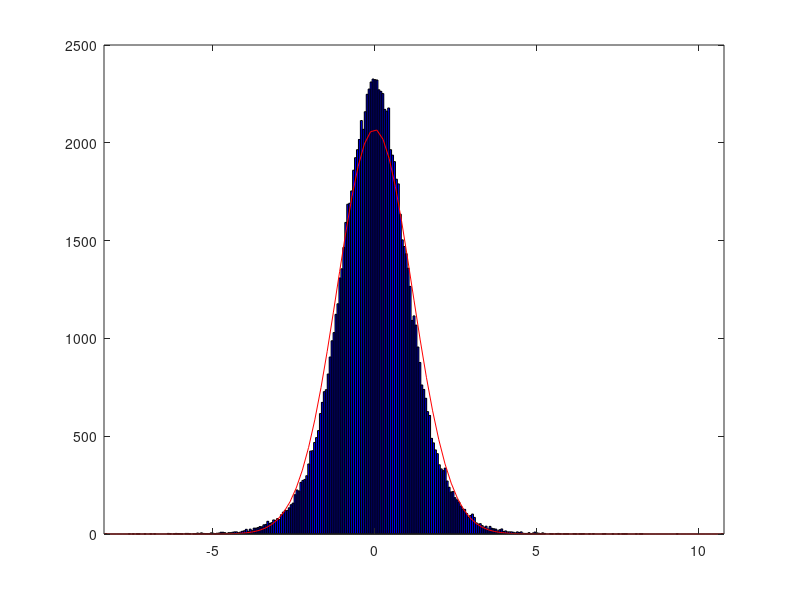

Reproduce this figure in MATLAB. (Note: this script raises an error after producing the figure.)
%% Dati di input
n=10;
nsimul=100000;
quant=[0.001 0.01	0.05:0.05:0.95	0.99 0.999]';

%% Calcoli richiesti
% Test = vettore di dimensione 100000-by-1 che conterrà in posizione i il test
% sul coefficiente di correlazione basato sulla simulazione i
Test=zeros(nsimul,1);
% Rall= vettore di dimensione nsimul-by-1 che contiene in posizione i il
% valore del coefficiente di correlazione per la simulazione i-esima
Rall=zeros(nsimul,1);
for i=1:nsimul
    % Per ogni simulazione vengono generate due variabili indipendenti di
    % dimensione nx1 da una distribuzione normale standardizzata
    x=randn(n,1);
    y=randn(n,1);
    % Per ogni simulazione si calcola il coefficiente di correlazione
    % lineare
    r=corr(x,y);

    % Inserisco il valore del test per la simulazione i nella riga i del
    % vettore Test
    Test(i)=(r/sqrt(1-r^2))*sqrt(n-2);
    % Inserisco il valore del coefficiente di correlazione per la
    % simulazione i nella riga i del vettore Rall
    Rall(i)=r;
end
% Testsor = valori ordinati dei coefficienti di correlazione campionari
Testsor=sort(Test);


%% Questa sezione non è nel libro
% La funzione histfit, chiamata con un solo argomento di input
% sovraimpone al grafico ad istogramma la distribuzione
% normale.
histfit(Test)
% In questo caso si può notare che la distribuzione empirica 
% è molto diversa dalla distribuzione normale

% La funzione histfit chiamata con 3 argomenti di input nel terzo argomento
% di input si può specificare quale distribuzione si vuole sovraimporrre.
% Dall'help della funzione histfit si legge che per specificare di
% sovraimporre la distribuzione T di Student occorre inserire la parola
% 'tclocationscale'
histfit(Test,[],'tlocationscale')

% La funzione fitdist fornisce una stima dei gradi di libertà della
% distribuzione dei valori contenuti dentro il vettore Test
pd=fitdist(Test,'tlocationscale')
% L'output di seguito che il valore stimato del parametro di location della
% T di Student è 0.0030691. L'intervallo di confidenza contiene il valore 0.
% Il valore stimato del parametro di scala
% (dispersione) è 1.00075. L'intervallo di confidenza contiene il valore 1.
% I gradi di libertà stimati sono molto vicini ad 8. L'unico valore intero
% contenuto nell'intervallo di confidenza di nu è 8.
%  t Location-Scale distribution
%        mu = 0.0030691   [-0.00378487, 0.00992307]
%     sigma =   1.00075   [0.993558, 1.00799]
%        nu =   8.05123   [7.69018, 8.42923]
% I valori che trovata ovviamente saranno leggermente diversi da quelli
% sopra anche se molto vicini
%
% Morale della storia: i numeri contenuti nel vettore Test sono stati
% generati da una distribuzione T di Student con n-2 gradi di libertà!


%% Confronto dei quantili empirici con quelli teorici

% Empirici = calcolo dei quantili empirici
Empirici=Testsor(round(nsimul*quant));
% Calcolo dei quantili teorici utilizzando la T di student con (n-2) gradi
% di libertà
TeoriciT=tinv(quant,n-2);
% disp('Confronto tra quantili empirici e quantili teorici')
% disp([quant Empirici TeoriciT]);

subplot(1,2,1)
% Confronto tra quantili empirici e quantili teorici in maniera grafica
plot(Empirici,TeoriciT)
xlabel('Quantili empirici')
ylabel('Quantili teorici della T(n-2)')


% Confronto dei quantili empirici con quelli teorici della N(0,1)
subplot(1,2,2)
TeoriciN=norminv(quant);
% Confronto tra quantili empirici e quantili teorici in maniera grafica
plot(Empirici,TeoriciN)
xlabel('Quantili empirici')
ylabel('Quantili teorici N(0,1)')

%% P values empirici e teorici
% 1) ipotesi alternativa bilaterale H_1: rho <> 0 (rho diverso da zero)
pvalEmpiricoH1bil=sum(abs(Test)>2.6)/nsimul;
pvalTeoricoH1bil=tcdf(abs(-2.6),n-2,'upper')*2;
disp(['p-value teorico calcolato tramite la distribuzione T(n-2) ' ...
    'H_1: rho <> 0 ed empirico'])
disp([pvalTeoricoH1bil pvalEmpiricoH1bil])

% 2) ipotesi alternativa unilaterale destra H_1: rho > 0
pvalEmpiricoH1dx=sum(Test>-2.6)/nsimul;
pvalTeoricoH1dx=tcdf(-2.6,n-2,'upper');
disp(['p-value teorico calcolato tramite la distribuzione T(n-2) ' ...
    'H_1: rho > 0 ed empirico'])
disp([pvalTeoricoH1dx pvalEmpiricoH1dx])

% 3) ipotesi alternativa unilaterale sinistra. H_1: rho < 0
pvalEmpiricoH1sx=sum(Test<-2.6)/nsimul;
pvalTeoricoH1sx=tcdf(-2.6,n-2);
disp(['p-value teorico calcolato tramite la distribuzione T(n-2) ' ...
    'H_1: rho < 0 ed empirico'])
disp([pvalTeoricoH1sx pvalEmpiricoH1sx])

% print -depsc figs\quantEmpTheoTestRho.eps;
 
